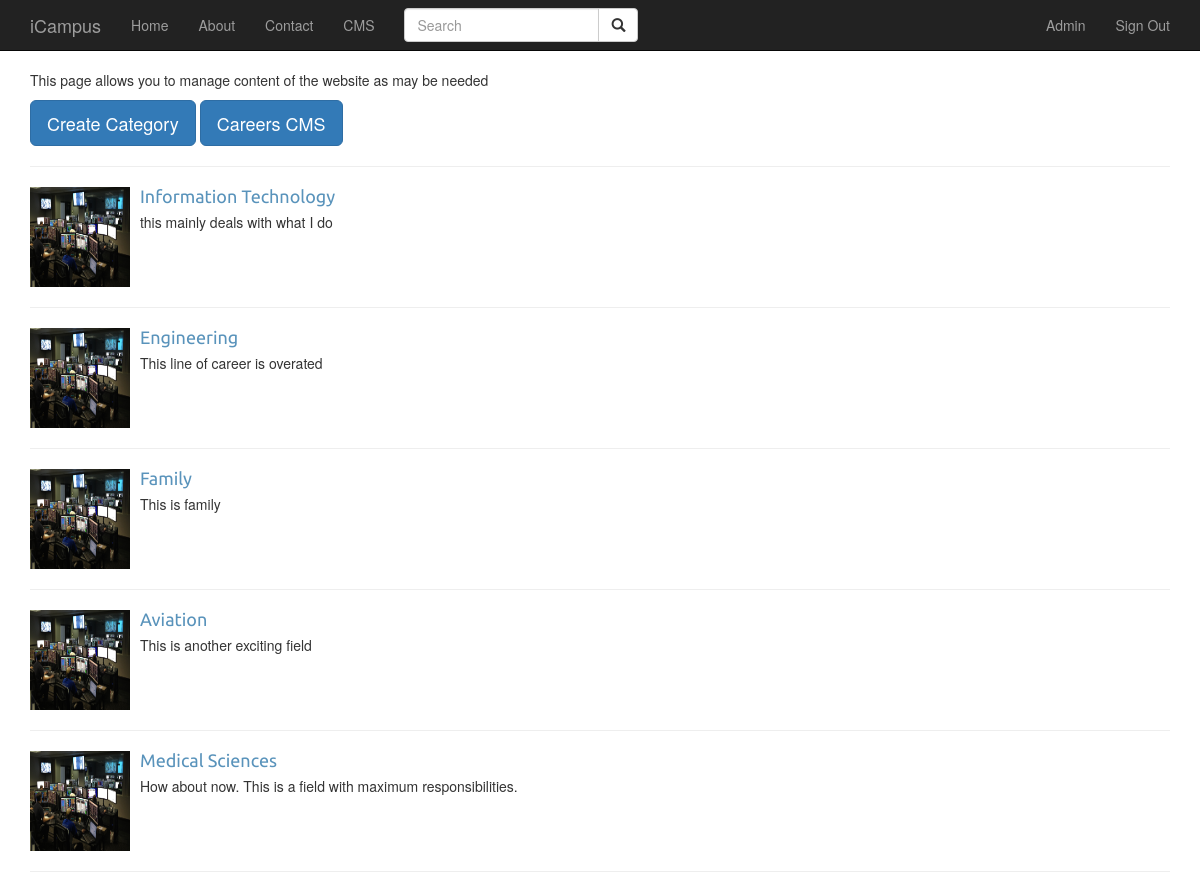
/cms/ (signed in), run on the app's committed database.
### app/models.py (models this page shows, shortened)
class User(UserMixin, db.Model):
    __tablename__='users'
    id = db.Column(db.Integer, primary_key = True)
    email = db.Column(db.String(64), unique=True, index=True)
    username = db.Column(db.String(64), unique=True, index=True)
    password_hash = db.Column(db.String(128))
    role_id = db.Column(db.Integer, db.ForeignKey('roles.id'))
    comments = db.relationship('Comment', backref='owner', lazy='dynamic')
    @property
    def password(self):
        raise AttributeError('password is not a readable attribute')
    def can(self, perm):
        return self.role is not None and self.role.has_permission(perm)

class Category(db.Model):
    __tablename__ = 'categories'
    id = db.Column(db.Integer, primary_key=True)
    name = db.Column(db.String(64))
    overview = db.Column(db.Text)
    careers = db.relationship('Career', backref='category', lazy='dynamic')

### app/main/views.py (the view)
@main.route('/cms/', methods=['GET', 'POST'])
def cms():
    categories = Category.query.all()
    return render_template('cms.html', categories=categories)

### app/main/__init__.py (called while the page is built)
@main.app_context_processor
def inject_permissions():
    return dict(Permission=Permission)

### app/models.py (called while the page is built)
@login_manager.user_loader
def load_user(user_id):
    return User.query.get(int(user_id))

    def has_permission(self, perm):
        return self.permissions & perm == perm

### app/templates/cms.html
{% extends 'base.html' %}
{% import "bootstrap/wtf.html" as wtf %}
{% block page_content %}
<div>
	<p>This page allows you to manage content of the website as may be needed</p>
	<a href="/cms/create_cat" type="button" class="btn btn-primary btn-lg">
	  	Create Category
	</a>
	<a href="/cms/all-careers/" type="button" class="btn btn-primary btn-lg">
	  	Careers CMS
	</a>
	<hr/>
	<ul class="media-list">
		{% for category in categories %}
		<li class="media">
		    <div class="media-left">
		        <a href="#">
		            <img class="media-object img-resposive cat-images" src="{{ url_for('static', filename = 'images/information-technology.jpeg') }}" alt="...">
		        </a>
		    </div>
		    <div class="media-body">
		        <h4 class="media-heading"><a href="{{ url_for('main.ret_cat', id=category.id) }}">{{ category.name }}</a></h4>
				<p class="">
					{{ category.overview }}
				</p>
		    </div>
		</li><hr>
		{% endfor %}
    </ul>
</div>
{% endblock %}

### app/templates/base.html (shortened to what this page needs)
{% extends "bootstrap/base.html" %}
{% block head %}
    {{ super() }}
    <link rel="stylesheet" href="{{ url_for('static', filename = 'css/base.css') }}">
    <link rel="stylesheet" href="{{ url_for('static', filename = 'css/comment.css') }}">
{% endblock %}
{% block navbar %}
<div class="navbar navbar-inverse navbar-fixed-top" role="navigation">
    <div class="container">
        <div class="navbar-header">
            <a class="navbar-brand" href="/">iCampus</a>
        </div>
        <div class="navbar-collapse collapse">
            <ul class="nav navbar-nav">
                <li><a href="/">Home</a></li>
                <li><a href="/about">About</a></li>
                <li><a href="/contact">Contact</a></li>
                {% if current_user.can(Permission.WRITE) %}
                <li><a href="/cms">CMS</a></li>
                {% endif %}
            </ul>
            <form class="navbar-form navbar-left" role="search">
                <div class="input-group">
                    <input type="text" class="form-control" placeholder="Search" name="q">
                    <div class="input-group-btn">
                        <button class="btn btn-default" type="submit"><i class="glyphicon glyphicon-search"></i></button>
                    </div>
                </div>
            </form>
            <ul class="nav navbar-nav navbar-right">
                {% if current_user.is_authenticated %}
                <li style=""><a href="">{{ current_user.username | capitalize }}</a></li>
                <li><a href="{{ url_for('auth.logout') }}">Sign Out</a></li>
                {% else %}
                <li><a href="{{ url_for('auth.login') }}">Sign In</a></li>
                <li><a href="{{ url_for('auth.register') }}">Register</a></li>
                {% endif %}
            </ul>
        </div>
    </div>
</div>
{% endblock %}
{% block content %}
<div class="container">
    {% block page_content %}{% endblock %}
</div>
{% endblock %}

### app/static/css/base.css (style rules this page uses)
h1, h2, h3, h4, h5 , h6 { font-family: 'Ubuntu', sans-serif; font-weight:normal; }
body { padding-top: 70px; }
a { text-decoration:none; color:#5993bb; }
.cat-images { height: 100px; width: 100px; }

### data on the page
User: username "Admin"
Category: name "Information Technology", overview "this mainly deals with what I do"
Category: name "Engineering", overview "This line of career is overated"
Category: name "Family", overview "This is family"
Category: name "Aviation", overview "This is another exciting field"
Category: name "Medical Sciences", overview "How about now. This is a field with maximum responsibilities."
